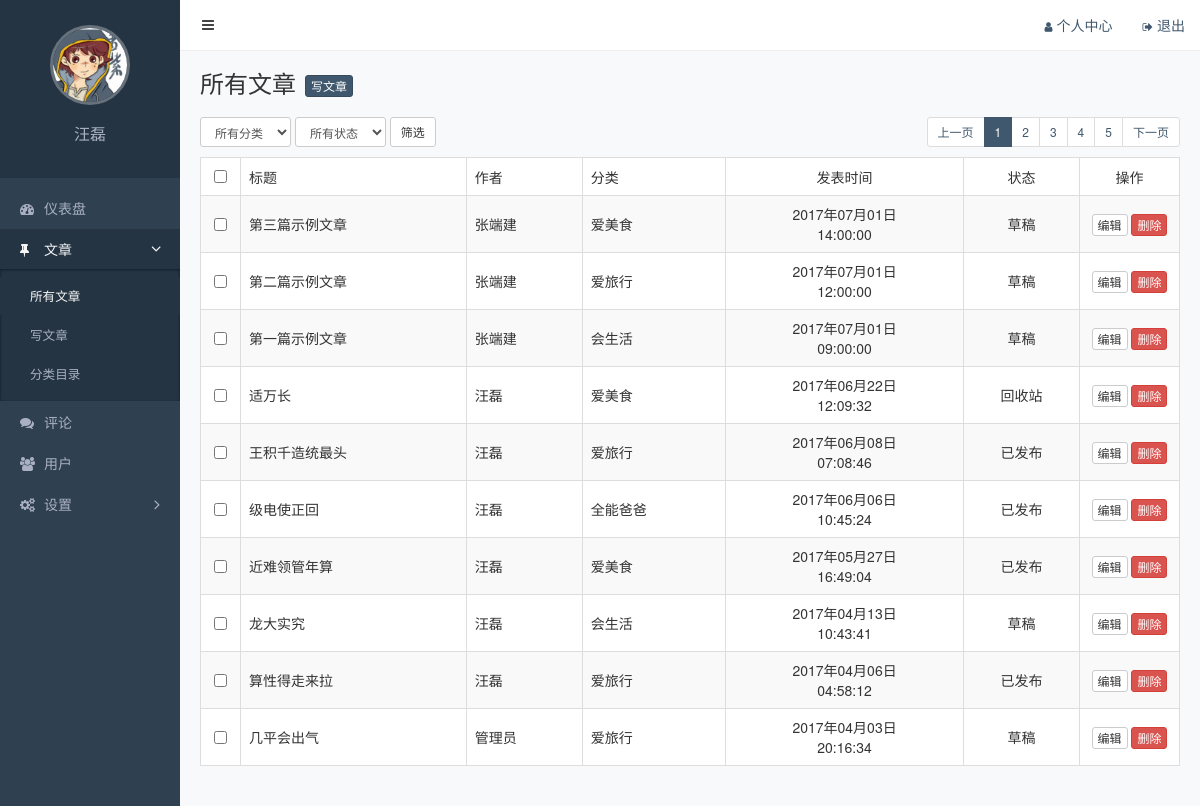
/admin/posts.php (signed in), run on the app's committed database.
### tables this page shows
CREATE TABLE `posts` (
  `id` int(11) NOT NULL AUTO_INCREMENT COMMENT '主键',
  `slug` varchar(200) NOT NULL COMMENT '别名',
  `title` varchar(200) NOT NULL COMMENT '标题',
  `feature` varchar(200) DEFAULT NULL COMMENT '特色图像',
  `created` datetime NOT NULL COMMENT '创建时间',
  `content` text COMMENT '内容',
  `views` int(11) NOT NULL DEFAULT '0' COMMENT '浏览数',
  `likes` int(11) NOT NULL DEFAULT '0' COMMENT '点赞数',
  `status` varchar(20) NOT NULL COMMENT '状态（drafted/published/trashed）',
  `user_id` int(11) NOT NULL COMMENT '用户 ID',
  `category_id` int(11) NOT NULL COMMENT '分类 ID',
  PRIMARY KEY (`id`),
  UNIQUE KEY `slug` (`slug`)
);

CREATE TABLE `users` (
  `id` int(11) NOT NULL AUTO_INCREMENT COMMENT '主键',
  `slug` varchar(200) NOT NULL COMMENT '别名',
  `email` varchar(200) NOT NULL COMMENT '邮箱',
  `password` varchar(200) NOT NULL COMMENT '密码',
  `nickname` varchar(100) DEFAULT NULL COMMENT '昵称',
  `avatar` varchar(200) DEFAULT NULL COMMENT '头像',
  `bio` varchar(500) DEFAULT NULL COMMENT '简介',
  `status` varchar(20) NOT NULL COMMENT '状态（unactivated/activated/forbidden/trashed）',
  PRIMARY KEY (`id`),
  UNIQUE KEY `slug` (`slug`),
  UNIQUE KEY `email` (`email`)
);

CREATE TABLE `categories` (
  `id` int(11) NOT NULL AUTO_INCREMENT COMMENT '主键',
  `slug` varchar(200) NOT NULL COMMENT '鍒悕',
  `name` varchar(200) NOT NULL COMMENT '鍒嗙被鍚嶇О',
  PRIMARY KEY (`id`),
  UNIQUE KEY `slug` (`slug`)
);

### functions.php (called while the page is built, shortened)
<?php
function xiu_fetch($sql){
	$conn = mysqli_connect(XIU_DB_HOST,XIU_DB_USER,XIU_DB_PASS,XIU_DB_NAME);
	$query = mysqli_query($conn,$sql);
	while ($row = mysqli_fetch_assoc($query)) {
		$result[] = $row;
	}
	return $result;
}
 ?>

### admin/posts.php (the view, shortened to what this page needs)
<?php
require_once 'D:/web/v-hosts/baixiu-dev/functions.php';
$where = '1 = 1';
$search = '';
$page = empty($_GET['page']) ? 1 : (int)$_GET['page'];
$size = 10;
$offset = ($page - 1) * $size;
  $posts = xiu_fetch("SELECT
posts.`id`,
posts.`title`,
users.`nickname` AS user_name,
categories.`name` AS category_name,
posts.`created`,
posts.`status`
FROM posts
INNER JOIN categories ON posts.`category_id` = categories.`id`
INNER JOIN users ON posts.`user_id` = users.`id`
where {$where}
ORDER BY posts.`created` DESC
LIMIT {$offset},{$size};");
$visiables = 5;
$region = ($visiables-1)/2;
$begin = $page - $region;
$end = $begin + $visiables;
if($begin<1){
  $begin = 1;
  $end = $begin + $visiables;
}
  function convert_status($status){
    $dict = array(
      'published'=> '已发布',
      'drafted'=> '草稿',
      'trashed'=> '回收站',
    );
    return isset($dict[$status]) ? $dict[$status] : '未知状态';
  }
  function convert_date($created){
    $timetamp = strtotime($created);
    return date('Y年m月d日<b\r>H:i:s',$timetamp);
  }
 ?>
<!DOCTYPE html>
<html lang="zh-CN">
<head>
  <link rel="stylesheet" href="/static/assets/vendors/bootstrap/css/bootstrap.css">
  <link rel="stylesheet" href="/static/assets/vendors/font-awesome/css/font-awesome.css">
  <link rel="stylesheet" href="/static/assets/vendors/nprogress/nprogress.css">
  <link rel="stylesheet" href="/static/assets/css/admin.css">
</head>
<body>
  <div class="main">
    <?php include 'inc/navbar.php'; ?>
    <div class="container-fluid">
      <div class="page-title">
        <h1>所有文章</h1>
        <a href="post-add.html" class="btn btn-primary btn-xs">写文章</a>
      </div>
      <div class="page-action">
        <form class="form-inline" action="<?php echo $_SERVER['PHP_SELF']; ?>">
          <select name="category" class="form-control input-sm">
            <option value="all">所有分类</option>
          </select>
          <select name="status" class="form-control input-sm">
            <option value="all">所有状态</option>
          </select>
          <button class="btn btn-default btn-sm">筛选</button>
        </form>
        <ul class="pagination pagination-sm pull-right">
          <li><a href="#">上一页</a></li>
          <?php for ($i=$begin; $i <$end ; $i++): ?>
            <li<?php echo $i===$page ? ' class="active"' : ''; ?>><a href="?page=<?php echo $i . $search; ?>"><?php echo $i; ?></a></li>
          <?php endfor ?>
          <li><a href="#">下一页</a></li>
        </ul>
      </div>
      <table class="table table-striped table-bordered table-hover">
        <thead>
          <tr>
            <th class="text-center" width="40"><input type="checkbox"></th>
            <th>标题</th>
            <th>作者</th>
            <th>分类</th>
            <th class="text-center">发表时间</th>
            <th class="text-center">状态</th>
            <th class="text-center" width="100">操作</th>
          </tr>
        </thead>
        <tbody>
          <?php foreach ($posts as $item): ?>
            <tr>
            <td class="text-center"><input type="checkbox"></td>
            <td><?php echo $item['title']; ?></td>
            <td><?php echo $item['user_name']; ?></td>
            <td><?php echo $item['category_name']; ?></td>
            <td class="text-center"><?php echo convert_date($item['created']); ?></td>
            <td class="text-center"><?php echo convert_status($item['status']); ?></td>
            <td class="text-center">
              <a href="javascript:;" class="btn btn-default btn-xs">编辑</a>
              <a href="/admin/post-delete.php?id=<?php echo $item['id']; ?>" class="btn btn-danger btn-xs">删除</a>
            </td>
          </tr>
          <?php endforeach ?>
        </tbody>
      </table>
    </div>
  </div>
  <?php $current_page = 'posts'; ?>
  <?php include 'inc/sidebar.php'; ?>
</body>
</html>

### admin/inc/navbar.php
<nav class="navbar">
      <button class="btn btn-default navbar-btn fa fa-bars"></button>
      <ul class="nav navbar-nav navbar-right">
        <li><a href="/admin/profile.php"><i class="fa fa-user"></i>个人中心</a></li>
        <li><a href="/admin/login.php?action=logout"><i class="fa fa-sign-out"></i>退出</a></li>
      </ul>
</nav>

### admin/inc/sidebar.php (shortened to what this page needs)
<?php
$current_page = isset($current_page) ? $current_page : '';
$current_user = $_SESSION['current_login_user'];
?>
<div class="aside">
    <div class="profile">
      <img class="avatar" src="<?php echo $current_user['avatar']; ?>">
      <h3 class="name"><?php echo $current_user['nickname']; ?></h3>
    </div>
    <ul class="nav">
      <li <?php echo $current_page === 'index' ? 'class="active"' : '' ?>>
        <a href="/admin/index.php"><i class="fa fa-dashboard"></i>仪表盘</a>
      </li>
      <?php $menu_posts = array('posts','post-add','categories'); ?>
      <li <?php echo in_array($current_page, $menu_posts) ? 'class="active"' : '' ?>>
        <a href="#menu-posts" <?php echo in_array($current_page, $menu_posts) ? '' : 'class="collapsed"' ?>  data-toggle="collapse">
          <i class="fa fa-thumb-tack"></i>文章<i class="fa fa-angle-right"></i>
        </a>
        <ul id="menu-posts" class="collapse <?php echo in_array($current_page, $menu_posts) ? ' in' : '' ?>">
          <li <?php echo $current_page === 'posts' ? 'class="active"' : '' ?>><a href="/admin/posts.php">所有文章</a></li>
          <li <?php echo $current_page === 'post-add' ? 'class="active"' : '' ?>><a href="/admin/post-add.php">写文章</a></li>
          <li <?php echo $current_page === 'categories' ? 'class="active"' : '' ?>><a href="/admin/categories.php">分类目录</a></li>
        </ul>
      </li>
      <li <?php echo $current_page === 'comments' ? 'class="active"' : '' ?>>
        <a href="/admin/comments.php"><i class="fa fa-comments"></i>评论</a>
      </li>
      <li <?php echo $current_page === 'users' ? 'class="active"' : '' ?>>
        <a href="/admin/users.php"><i class="fa fa-users"></i>用户</a>
      </li>
      <?php $menu_settings = array('nav-menus','slides','settings'); ?>
      <li <?php echo in_array($current_page, $menu_settings) ? 'class="active"' : ''; ?>>
        <a href="#menu-settings" <?php echo in_array($current_page, $menu_settings) ? '' : 'class="collapsed"'; ?> data-toggle="collapse">
          <i class="fa fa-cogs"></i>设置<i class="fa fa-angle-right"></i>
        </a>
      </li>
    </ul>
  </div>

### static/assets/css/admin.css (style rules this page uses)
.form-control { box-shadow: none; }
body { background-color: #f8f9fb; -webkit-font-smoothing: antialiased; -moz-osx-font-smoothing: grayscale; }
.aside { position: fixed; top: 0; left: 0; width: 180px; height: 100%; background-color: #2f4050; }
.aside .profile { padding: 25px; text-align: center; background-color: #243443; }
.aside .profile .avatar { width: 80px; height: 80px; border: 3px solid rgba(255, 255, 255, .3); border-radius: 50%; object-fit: cover; }
.aside .profile .name { color: #a9b0c2; font-size: 16px; }
.aside .nav { padding: 10px 0; }
.aside .nav li + li { margin-top: 1px; }
.aside .nav a { display: block; padding: 10px 20px; color: #a9b0c2; }
.aside .nav .active > a { color: #f6f6f6; background-color: #243443; }
.aside .nav a i:first-child { width: 14px; margin-right: 10px; font-size: 14px; line-height: 16px; }
.aside .nav .fa-angle-right { float: right; transition: transform .2s; transform: rotate(90deg); font-size: 16px; line-height: 20px; }
.aside .nav .collapsed .fa-angle-right { float: right; transform: rotate(0); }
.aside .nav a + ul { overflow: hidden; padding: 0; list-style: none; background-color: #243443; box-shadow: inset 0 1px 3px #111e29; font-size: .9em; }
.aside .nav a + ul li:first-child { margin-top: 8px; }
.aside .nav a + ul li:last-child { margin-bottom: 8px; }
.aside .nav a + ul a { padding-left: 30px; }
.main { position: relative; overflow: hidden; min-width: 844px; min-height: 100vh; padding: 70px 5px 20px 185px; }
.main .navbar { position: fixed; z-index: 10; top: 0; right: 0; left: 180px; padding: 0 15px 0 10px; border: 0; border-bottom: 1px solid #eee; border-radius: 0; background-color: #fff; }
.main .navbar .navbar-btn { padding: 10px 12px; color: #444; border: 0; }
.main .navbar i { margin-right: 4px; font-size: .8em; }
.main .container-fluid .page-title { overflow: hidden; margin-bottom: 20px; }
.main .container-fluid .page-title h1 { display: inline-block; margin: 0; font-size: 24px; font-weight: 400; }
.main .container-fluid .page-title .btn-primary { margin-left: 5px; vertical-align: bottom; }
.main .container-fluid .page-action { overflow: hidden; margin-bottom: 10px; }
.main .container-fluid .page-action .btn-batch, .main .container-fluid .page-action .form-inline { display: inline-block; }
.main .container-fluid .page-action .btn { margin-right: 10px; }
.main .container-fluid .pagination { margin: 0; }
.main .container-fluid table { background-color: #fff; }
.main .container-fluid th { border-bottom: 1px; font-weight: 400; }
.main .container-fluid td { vertical-align: middle; }

### data on the page
posts: title "第三篇示例文章", user.nickname "张端建", category.name "爱美食", created "2017年07月01日 14:00:00", status "草稿"
posts: title "第二篇示例文章", user.nickname "张端建", category.name "爱旅行", created "2017年07月01日 12:00:00", status "草稿"
posts: title "第一篇示例文章", user.nickname "张端建", category.name "会生活", created "2017年07月01日 09:00:00", status "草稿"
posts: title "适万长", user.nickname "汪磊", category.name "爱美食", created "2017年06月22日 12:09:32", status "回收站"
posts: title "王积千造统最头", user.nickname "汪磊", category.name "爱旅行", created "2017年06月08日 07:08:46", status "已发布"
posts: title "级电使正回", user.nickname "汪磊", category.name "全能爸爸", created "2017年06月06日 10:45:24", status "已发布"
posts: title "近难领管年算", user.nickname "汪磊", category.name "爱美食", created "2017年05月27日 16:49:04", status "已发布"
posts: title "龙大实究", user.nickname "汪磊", category.name "会生活", created "2017年04月13日 10:43:41", status "草稿"
posts: title "算性得走来拉", user.nickname "汪磊", category.name "爱旅行", created "2017年04月06日 04:58:12", status "已发布"
posts: title "几平会出气", user.nickname "管理员", category.name "爱旅行", created "2017年04月03日 20:16:34", status "草稿"

### other printed values
$current_user['nickname'] "汪磊"
